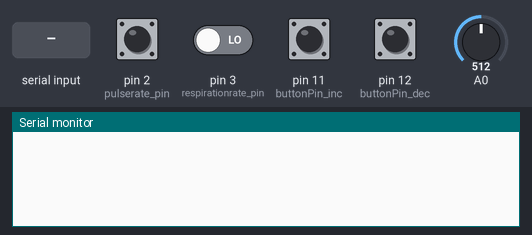
A sketch run on a simulated Arduino Uno, built with avr-gcc and run on an emulated ATmega328P. Parts: the last lines printed to the serial monitor. The inputs (shaded band) are chosen by the test bench; at power-on: pin 2 (pulserate_pin), pin 3 (respirationrate_pin), pin 11 (buttonPin_inc), pin 12 (buttonPin_dec) LOW, A0 = 512.

Above: at 1.3 s.
1.4 s: "0" received over Serial
At 1.9 s:
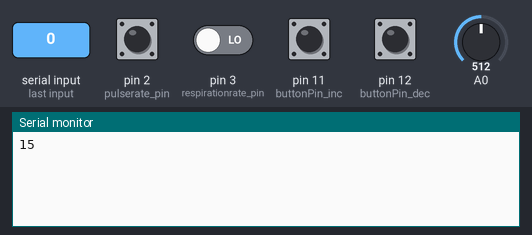
3.5 s: A0 set to 716
At 3.9 s:
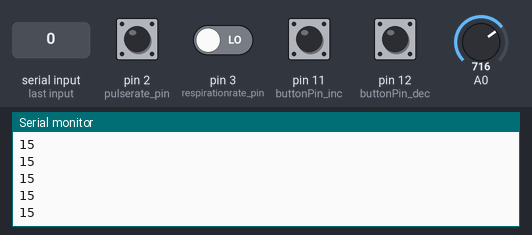
5.0 s: "2" received over Serial
At 5.81 s:
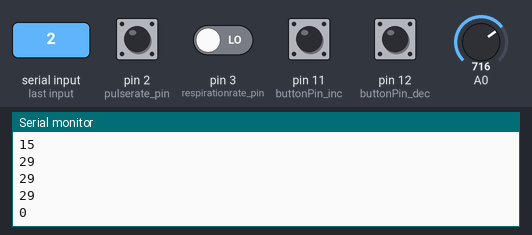
6.5 s: pin 2 (pulserate_pin) pulled HIGH for 0.15 s
At 6.81 s:
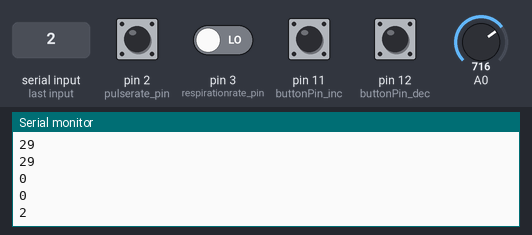
Timing chart, 0 to 9.1 s (numbered marks = the images above; inputs shaded):
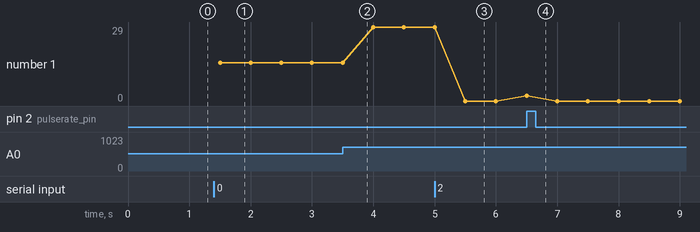

The sketch:

Measurement_UNO.ino
```cpp
//define hardware delay time
unsigned long long startMillis;
unsigned long long currentMillis;
const unsigned long period = 500; //delay 500ms

//define temperature measurement
int reading;
int temperature;

//define digital pins for pressuremeasurement
const int buttonPin_inc = 11;
const int buttonPin_dec = 12;

int pressure_buff = 100;
int pressure_sys=0; //value to record the maximum pressure in the range of 110~150 mmHg
int pressure_dia=0; //value to record the minimum pressure in the range of 50~80 mmHg
int pressure_sys_prev = 0;
int pressure_dia_prev = 80;
int pressure_sys_flag = 0;// set the flag presure_sys measurement is finished
int pressure_dia_flag = 0;// set the flag pressure_dia measurement is finished

int buttonState_inc=0;
int buttonState_dec=0;
int lastbuttonState_inc=0;
int lastbuttonState_dec=0;

//define interrupt for pulse rate measurement
int pulserate_pin = 2;
int respirationrate_pin = 3;
volatile unsigned int pulserate;
volatile unsigned int respirationrate;

//flag received from MEGA
char intByte;

void setup() {
  Serial.begin(9600);
  //define temperature measurement pin
  pinMode(A0, INPUT);
  //define pressure measurement pin
  pinMode(buttonPin_dec,INPUT);
  pinMode(buttonPin_inc,INPUT);
  //define pulserate measurement pin
  attachInterrupt(0,count_pulse,RISING);
  attachInterrupt(1,count_respiration,RISING);
}

void loop() {
  //analog temperature reading
  reading = analogRead(A0);
  //float voltage = reading/1024.0*5.0;
  temperature = 15+(50-15)*(reading-500)/(1024-500);  //temperature range:15 (reading = 500)~50 (reading =1024) //mapping function
  //Serial.println(voltage);

  //pressure reading
  buttonState_inc = digitalRead(buttonPin_inc);
  buttonState_dec = digitalRead(buttonPin_dec);
  //Serial.print("increase button state is:");
  //Serial.println(buttonState_inc);
  //Serial.print("decrease buttong state is:");
  //Serial.println(buttonState_dec);
  if(buttonState_inc!=lastbuttonState_inc)
    if(buttonState_inc==HIGH)
      {pressure_buff=pressure_buff*1.1;
      //Serial.println(pressure_buff);
      lastbuttonState_inc=HIGH;}
     else
      lastbuttonState_inc=LOW;

  if(buttonState_dec!=lastbuttonState_dec)
    if(buttonState_dec==HIGH)
      {pressure_buff=pressure_buff*0.9;
      //Serial.println(pressure_buff);
      lastbuttonState_dec=HIGH;}
     else
      lastbuttonState_dec=LOW;

  if (pressure_buff>=110 && pressure_buff<=150)//record pressure_sys value
    if (pressure_buff>=pressure_sys_prev)
      pressure_sys_prev = pressure_buff;
      else
      {pressure_sys = pressure_sys_prev; //record the maximum sys value in the record range
      pressure_sys_flag = 1;} //pressure_sys measurement has been finished
  if (pressure_buff>150)
      {pressure_sys =150;
      pressure_sys_flag = 1;} //pressure_sys measurement has been finished

  if (pressure_buff>=50 && pressure_buff<=80) //record pressure_dia value
    if (pressure_buff<=pressure_dia_prev)
      {pressure_dia_prev = pressure_buff;}//pressure_dia measurement has been finished
      else
      {pressure_dia = pressure_dia_prev; //recording the minimum dia vallue in the record range
      pressure_dia_flag = 1;
      }
  if (pressure_buff<50)
      {pressure_dia=50;
      pressure_dia_flag = 1;} //presssure_dia measurement has been finished


  //pulse rate & respiration rate reading
    pulserate = 0;
    respirationrate =0;
    interrupts();
    //delay(500);
    startMillis=millis(); //get the initial "time"
    currentMillis=millis(); //get the current "time"
    while (currentMillis-startMillis<period)
    {currentMillis =millis();}
    noInterrupts();
    //Serial.print("Pulse rate is:");
    //Serial.println(pulserate);
    //Serial.print("Respiration rate is:");
    //Serial.println(respirationrate);
     //delay(1000);

  if (Serial.available()>0)
    intByte = Serial.read();
  if (intByte == '0') //'0' is the flag to run Temperature Measurement in Uno
    Serial.println(temperature);
  if (intByte == '1') // '1' is the flag to run Blood Pressure Measurement in Uno
    {
      if(pressure_sys_flag == 1 && pressure_dia_flag ==1)
      {Serial.print(pressure_sys);
      //Serial.print("\t");
      Serial.println(pressure_dia);

       //restore the initial value
       pressure_sys_prev=0;
       pressure_dia_prev=80;
       pressure_buff = 100;
      // pressure_sys_flag = 0;// set the flag presure_sys measurement is finished
      // pressure_dia_flag = 0;// set the flag pressure_dia measurement is finished
     }
      else
      {
     // Serial.print("\n\t");Serial.print(pressure_buff);Serial.print("\t")
      // Serial.print("Pressure sys is:");Serial.println(pressure_sys);
      // Serial.print("Pressure dia is:");Serial.println(pressure_dia);
      }

    }
  if (intByte == '2') // '2' is the flag to run the Pulse Rate Measurement in Uno
    Serial.println(2*pulserate); //500ms
  if (intByte == '3') // '3' is the flag to run the Respiration Rate Measurement in Uno
    Serial.println(2*respirationrate);//500ms
}

void count_pulse()
{
  pulserate ++;
  }

void count_respiration()
{
 respirationrate ++;
}
```

Measured:
- after the input at 1.4 s, the serial monitor: prints a new line after 0.10 s (image 1)
- after the input at 5.0 s, the serial monitor: prints a new line after 0.50 s (image 3)
- after the input at 6.5 s, the serial monitor: prints a new line at once (image 4)
- plotted number 1: 15 → 29 after the input at 3.5 s, 29 → 0 after the input at 5.0 s
